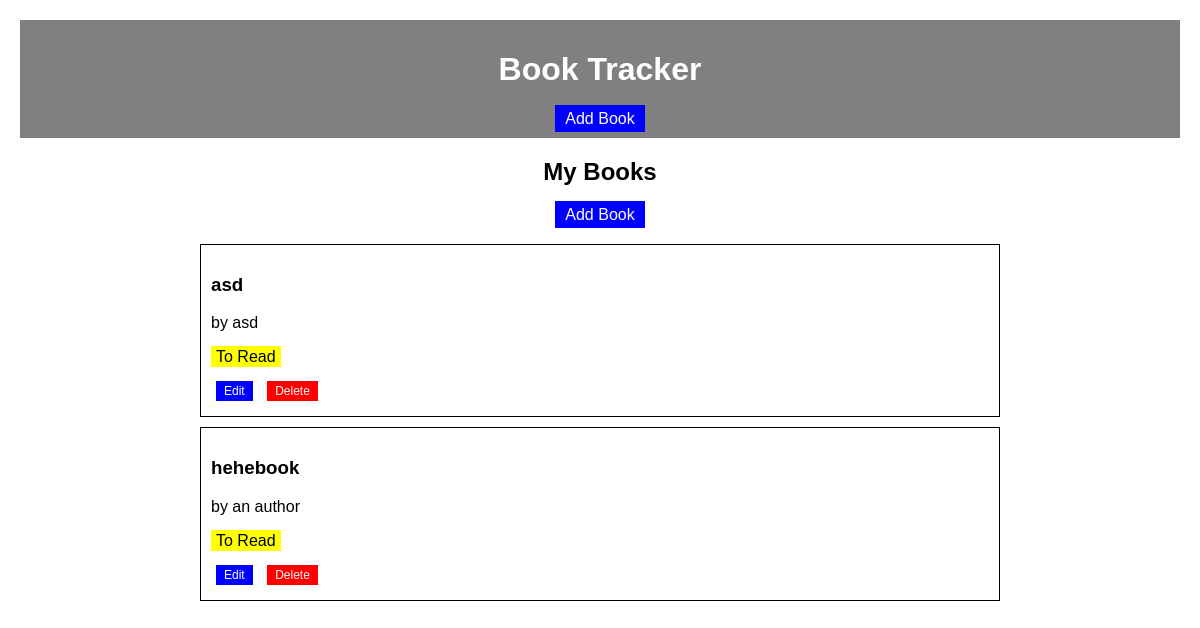
Before: / with the older database file.
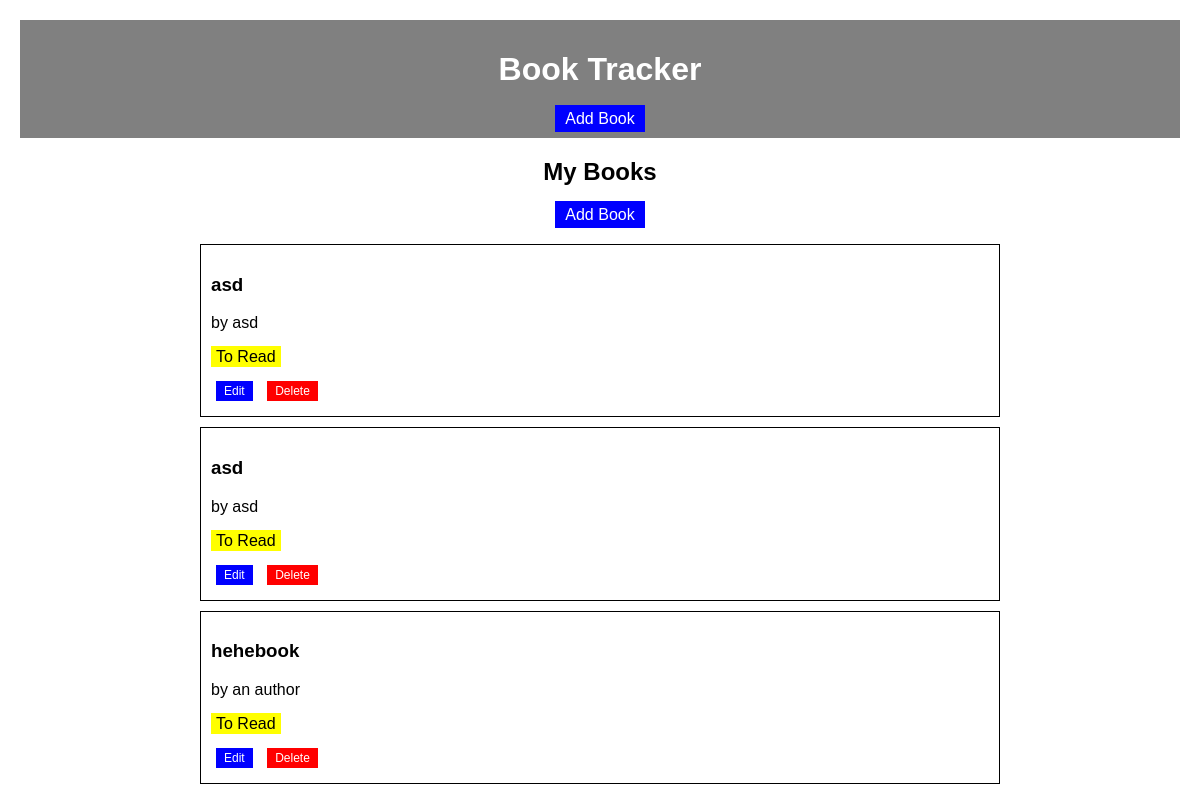
After: the same page with the newer database file.
### tables this page shows
CREATE TABLE books (
            id INTEGER PRIMARY KEY AUTOINCREMENT,
            title TEXT NOT NULL,
            author TEXT NOT NULL,
            status TEXT DEFAULT 'To Read'
        );

### app.py (the view)
@app.route('/')
def index():
    conn = get_db_connection()
    books = conn.execute('SELECT * FROM books ORDER BY id DESC').fetchall()
    conn.close()
    return render_template('index.html', books=books)

### app.py (called while the page is built)
def get_db_connection():
    conn = sqlite3.connect('books.db')
    conn.row_factory = sqlite3.Row
    return conn

### templates/index.html
{% extends "base.html" %}
{% block content %}
<div class="main">
    <div class="title-section">
        <h2>My Books</h2>
        <a href="{{ url_for('add_book') }}" class="button">Add Book</a>
    </div>
    {% if books %}
        <div class="books-grid">
            {% for book in books %}
            <div class="book-card">
                <h3>{{ book.title }}</h3>
                <p>by {{ book.author }}</p>
                {% if book.status == 'To Read' %}
                    <span class="status to-read">To Read</span>
                {% elif book.status == 'Reading' %}
                    <span class="status reading">Reading</span>
                {% elif book.status == 'Finished' %}
                    <span class="status finished">Finished</span>
                {% endif %}
                <div class="book-buttons">
                    <a href="{{ url_for('edit_book', book_id=book.id) }}" class="button small">Edit</a>
                    <form method="POST" action="{{ url_for('delete_book', book_id=book.id) }}" style="display: inline;">
                        <button type="submit" class="button small delete" onclick="return confirm('Delete this book?')">Delete</button>
                    </form>
                </div>
            </div>
            {% endfor %}
        </div>
    {% else %}
        <p class="no-books">No books yet. Add your first book!</p>
    {% endif %}
</div>
{% endblock %}

### templates/base.html (shortened to what this page needs)
<!DOCTYPE html>
<html lang="en">
<head>
    <link rel="stylesheet" href="{{ url_for('static', filename='style.css') }}">
</head>
<body>
    <div class="header">
        <h1>Book Tracker</h1>
        <a href="{{ url_for('add_book') }}" class="add-button">Add Book</a>
    </div>
    {% block content %}{% endblock %}
</body>
</html>

### static/style.css (style rules this page uses)
body { font-family: Arial; background-color: white; margin: 20px; }
.header { background-color: gray; color: white; padding: 10px; text-align: center; }
.add-button { background-color: blue; color: white; padding: 5px 10px; text-decoration: none; }
.button { background-color: blue; color: white; padding: 5px 10px; text-decoration: none; border: none; margin: 5px; }
.button.small { padding: 3px 8px; font-size: 12px; }
.button.delete { background-color: red; }
.title-section { text-align: center; margin: 20px 0; }
.book-card { border: 1px solid black; padding: 10px; margin: 10px 0; }
.status { background-color: yellow; padding: 2px 5px; }
.books-grid { max-width: 800px; margin: 0 auto; }
.book-buttons { margin-top: 10px; }

Changed rows visible on the page:
added books: title "asd", author "asd", status "To Read"
